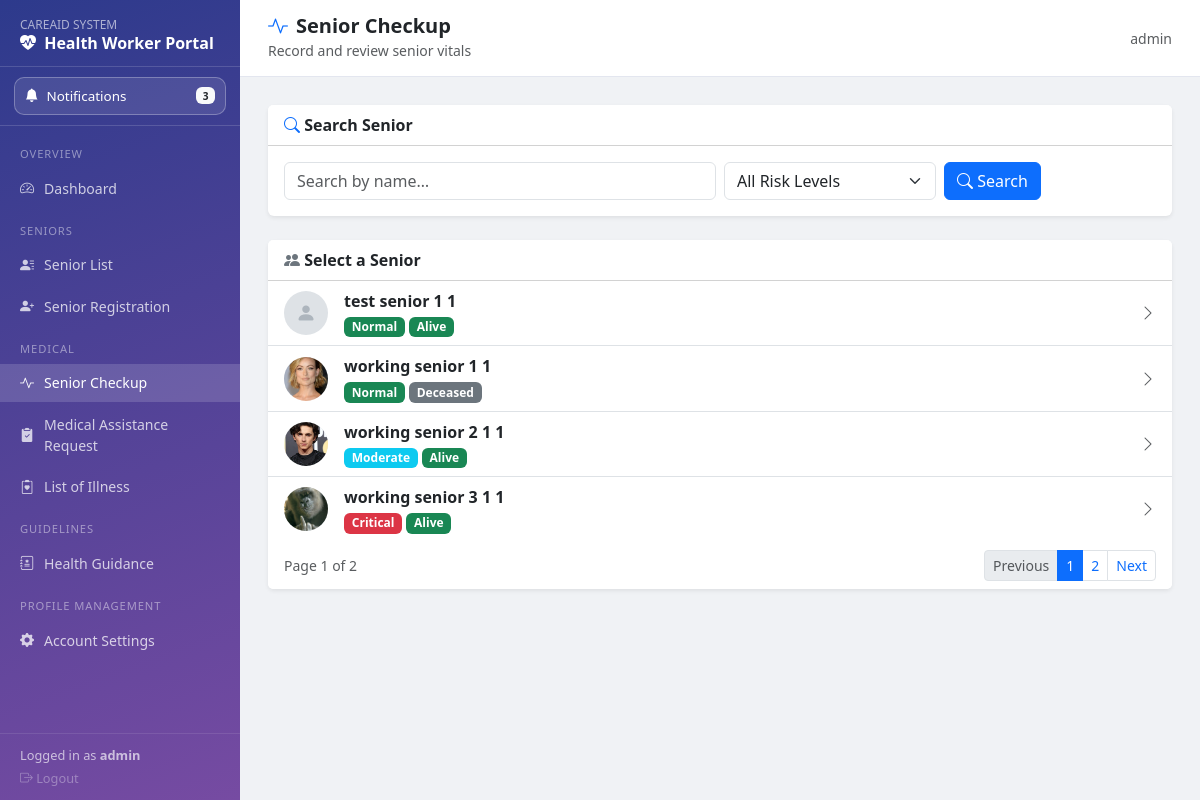
Screenshot of /medical_module/senior_checkup.php (signed in) with the database file from the repository.
### tables this page shows
CREATE TABLE `senior_profiles` (
  `senior_id` int(11) NOT NULL,
  `account_id` int(11) NOT NULL,
  `first_name` varchar(50) NOT NULL,
  `last_name` varchar(50) NOT NULL,
  `middle_name` varchar(50) DEFAULT NULL,
  `birth_date` date DEFAULT NULL,
  `gender` enum('Male','Female') DEFAULT NULL,
  `address` text DEFAULT NULL,
  `contact_number` varchar(20) DEFAULT NULL,
  `emergency_contact` varchar(100) DEFAULT NULL,
  `profile_path` varchar(255) DEFAULT NULL,
  `created_at` timestamp NOT NULL DEFAULT current_timestamp(),
  `priority_level` tinyint(4) NOT NULL DEFAULT 3 CHECK (`priority_level` between 1 and 5),
  `is_alive` enum('yes','no') NOT NULL DEFAULT 'yes'
);

### medical_module/senior_checkup.php (the view, shortened to what this page needs)
<?php
include '../db_config/connection_db.php';
$search      = trim($_GET['search'] ?? '');
$senior_risk = (int)($_GET['senior_risk'] ?? 0);
$senior_page = (int)($_GET['page'] ?? 1);
$seniors = [];
if ($search !== '' && $senior_risk > 0) {
    $like = '%' . $search . '%';
    $sql = "SELECT senior_id, first_name, middle_name, last_name, gender, birth_date, profile_path, is_alive, priority_level
            FROM senior_profiles
            WHERE (first_name LIKE ? OR last_name LIKE ? OR middle_name LIKE ?)
              AND priority_level = ?
            ORDER BY last_name, first_name";
    $s = $conn->prepare($sql);
    $s->bind_param("sssi", $like, $like, $like, $senior_risk);
} else {
    $sql = "SELECT senior_id, first_name, middle_name, last_name, gender, birth_date, profile_path, is_alive, priority_level
            FROM senior_profiles
            ORDER BY last_name, first_name";
    $s = $conn->prepare($sql);
}
$s->execute();
$result = $s->get_result();
while ($row = $result->fetch_assoc()) {
    $seniors[] = $row;
}
$seniors_per_page = 4;
$total_seniors = count($seniors);
$total_pages = max(1, (int)ceil($total_seniors / $seniors_per_page));
$senior_offset = ($senior_page - 1) * $seniors_per_page;
$paged_seniors = array_slice($seniors, $senior_offset, $seniors_per_page);
function seniorListQueryString(string $search, int $senior_risk, int $page): string {
    $params = [];
    if ($page > 1) {
        $params['page'] = $page;
    }
    return http_build_query($params);
}
$senior   = null;
function priorityBadge($level) {
    $map = [5 => ['Critical','danger'], 4 => ['High','warning'], 3 => ['Moderate','info'], 2 => ['Low-Moderate','secondary'], 1 => ['Normal','success']];
    [$label, $color] = $map[$level] ?? ['Unknown','secondary'];
    return "<span class=\"badge bg-{$color}\">{$label}</span>";
}
?>
<!DOCTYPE html>
<html lang="en">
<head>
<link href="https://cdn.jsdelivr.net/npm/bootstrap@5.3.0/dist/css/bootstrap.min.css" rel="stylesheet">
<link rel="stylesheet" href="https://cdn.jsdelivr.net/npm/bootstrap-icons@1.10.0/font/bootstrap-icons.css">
</head>
<body>
<?php include 'medical_navigation.php'; ?>
<div class="mednav-main main-wrap">
    <div class="topbar">
        <div>
            <h5 class="mb-0 fw-bold"><i class="bi bi-activity me-2 text-primary"></i>Senior Checkup</h5>
            <small class="text-muted">Record and review senior vitals</small>
        </div>
        <small class="text-muted"><?php echo htmlspecialchars($_SESSION['username'] ?? ''); ?></small>
    </div>
    <div class="content-area">
<?php if (!$senior): ?>
<div class="card shadow-sm border-0 mb-4">
    <div class="card-header bg-white fw-semibold">
        <i class="bi bi-search text-primary"></i> Search Senior
    </div>
    <div class="card-body">
        <form method="GET" class="row g-2 align-items-end">
            <div class="col-sm-8 col-md-6">
                <input type="text" name="search" class="form-control"
                       placeholder="Search by name…"
                       value="<?php echo htmlspecialchars($search); ?>">
            </div>
            <div class="col-sm-4 col-md-3">
                <select name="senior_risk" class="form-select">
                    <option value="0" <?php echo $senior_risk === 0 ? 'selected' : ''; ?>>All Risk Levels</option>
                </select>
            </div>
            <div class="col-auto">
                <button class="btn btn-primary" type="submit"><i class="bi bi-search"></i> Search</button>
            </div>
        </form>
    </div>
</div>
<?php if (!empty($paged_seniors)): ?>
<div class="card shadow-sm border-0 senior-picker-card">
    <div class="card-header bg-white fw-semibold">
        <i class="bi bi-people-fill text-secondary"></i> Select a Senior
    </div>
    <div class="list-group list-group-flush senior-list-scroll">
        <?php foreach ($paged_seniors as $s): ?>
        <?php
            $full = htmlspecialchars($s['first_name'] . ' ' . $s['middle_name'] . ' ' . $s['last_name']);
            $pic  = $s['profile_path'] ? '../senior_profile_pics/' . htmlspecialchars($s['profile_path']) : '';
            $list_query = seniorListQueryString($search, $senior_risk, $senior_page);
        ?>
        <a href="?senior_id=<?php echo $s['senior_id']; ?>&tab=checkup<?php echo $list_query !== '' ? '&' . $list_query : ''; ?>"
           class="list-group-item list-group-item-action d-flex align-items-center gap-3 senior-card">
            <?php if ($pic): ?>
            <img src="<?php echo $pic; ?>" class="avatar" alt="">
            <?php else: ?>
            <div class="avatar-placeholder"><i class="bi bi-person-fill"></i></div>
            <?php endif; ?>
            <div class="flex-grow-1">
                <div class="fw-semibold"><?php echo $full; ?></div>
                <div class="d-flex gap-1 flex-wrap mt-1">
                    <?php echo priorityBadge((int)$s['priority_level']); ?>
                    <span class="badge bg-<?php echo $s['is_alive']==='yes'?'success':'secondary'; ?>"><?php echo $s['is_alive']==='yes'?'Alive':'Deceased'; ?></span>
                </div>
            </div>
            <i class="bi bi-chevron-right text-muted"></i>
        </a>
        <?php endforeach; ?>
    </div>
    <?php if ($total_pages > 1): ?>
    <div class="card-footer bg-white d-flex justify-content-between align-items-center flex-wrap gap-2">
        <small class="text-muted">Page <?php echo $senior_page; ?> of <?php echo $total_pages; ?></small>
        <nav aria-label="Senior list pages">
            <ul class="pagination pagination-sm mb-0">
                <li class="page-item <?php echo $senior_page <= 1 ? 'disabled' : ''; ?>">
                    <a class="page-link" href="?<?php echo htmlspecialchars(seniorListQueryString($search, $senior_risk, max(1, $senior_page - 1))); ?>">Previous</a>
                </li>
                <?php for ($page_num = 1; $page_num <= $total_pages; $page_num++): ?>
                <li class="page-item <?php echo $page_num === $senior_page ? 'active' : ''; ?>">
                    <a class="page-link" href="?<?php echo htmlspecialchars(seniorListQueryString($search, $senior_risk, $page_num)); ?>"><?php echo $page_num; ?></a>
                </li>
                <?php endfor; ?>
                <li class="page-item <?php echo $senior_page >= $total_pages ? 'disabled' : ''; ?>">
                    <a class="page-link" href="?<?php echo htmlspecialchars(seniorListQueryString($search, $senior_risk, min($total_pages, $senior_page + 1))); ?>">Next</a>
                </li>
            </ul>
        </nav>
    </div>
    <?php endif; ?>
</div>
<?php endif; ?>
<?php endif;  ?>
    </div>
</div>
</body>
</html>

### medical_module/medical_navigation.php (shortened to what this page needs)
<?php
$_nav_current = basename($_SERVER['PHP_SELF']);
$mednav_account_id = (int)($_SESSION['account_id'] ?? 0);
$mednav_notifications = [];
if (isset($conn) && ($conn instanceof mysqli) && $mednav_account_id > 0) {
    $mednav_notif_stmt = $conn->prepare(
        "SELECT n.notification_id, n.title, n.message, n.status, n.created_at,
                sp.first_name, sp.last_name
         FROM notifications n
         LEFT JOIN senior_profiles sp ON sp.account_id = n.account_id
         WHERE n.notification_type = 'assistance'
           AND n.account_id = ?
           AND n.is_deleted = 0
         ORDER BY n.created_at DESC, n.notification_id DESC
         LIMIT 8"
    );
    if ($mednav_notif_stmt) {
        $mednav_notif_stmt->bind_param('i', $mednav_account_id);
        $mednav_notif_stmt->execute();
        $mednav_notif_res = $mednav_notif_stmt->get_result();
        if ($mednav_notif_res) {
            while ($row = $mednav_notif_res->fetch_assoc()) {
                $mednav_notifications[] = $row;
            }
        }
    } else {
        $mednav_notification_error = 'Notifications are unavailable.';
    }
}
$mednav_unread_count = 0;
foreach ($mednav_notifications as $notification) {
    if (strtolower((string)($notification['status'] ?? '')) === 'unread') {
        $mednav_unread_count++;
    }
}
function _nav_link(string $href, string $icon, string $label, string $current): string {
    $base = basename($href);
    $active = ($base === $current) ? ' active' : '';
    return sprintf(
        '<a class="nav-link%s" href="%s"><i class="bi bi-%s"></i> %s</a>',
        $active,
        htmlspecialchars($href),
        $icon,
        $label
    );
}
?>
<aside class="mednav-sidebar">
    <div class="brand">
        <h6>CAREAID SYSTEM</h6>
        <h5><i class="bi bi-heart-pulse-fill me-1"></i> Health Worker Portal</h5>
    </div>
    <div class="mednav-notif-wrap">
        <button type="button" class="mednav-notif-btn" data-bs-toggle="modal" data-bs-target="#medNavNotificationsModal">
            <span><i class="bi bi-bell-fill me-2"></i>Notifications</span>
            <span id="mednavUnreadBadge" class="badge bg-light text-dark"><?php echo (int)$mednav_unread_count; ?></span>
        </button>
    </div>
    <nav class="mt-2 d-flex flex-column gap-1">
        <div class="nav-section">Overview</div>
        <?php echo _nav_link('health_worker_dashboard.php', 'speedometer2', 'Dashboard', $_nav_current); ?>
        <div class="nav-section">Seniors</div>
        <?php echo _nav_link('senior_list.php', 'person-lines-fill', 'Senior List', $_nav_current); ?>
        <?php echo _nav_link('create_senior_profile.php', 'person-plus-fill', 'Senior Registration', $_nav_current); ?>
        <div class="nav-section">Medical</div>
        <?php echo _nav_link('senior_checkup.php', 'activity', 'Senior Checkup', $_nav_current); ?>
        <?php echo _nav_link('medical_assistance_request.php', 'clipboard2-check-fill', 'Medical Assistance Request', $_nav_current); ?>
        <?php echo _nav_link('illness_list.php', 'clipboard2-heart', 'List of Illness', $_nav_current); ?>
        <div class="nav-section">Guidelines</div>
        <?php echo _nav_link('health_guidance.php', 'journal-medical', 'Health Guidance', $_nav_current); ?>
        <div class="nav-section">Profile Management</div>
        <?php echo _nav_link('account_settings.php', 'gear-fill', 'Account Settings', $_nav_current); ?>
    </nav>
    <div class="mednav-footer">
        Logged in as <strong><?php echo htmlspecialchars($_SESSION['username'] ?? 'user'); ?></strong><br>
        <a href="../auth_module/logout.php" class="text-white-50 text-decoration-none mt-1 d-inline-block">
            <i class="bi bi-box-arrow-right"></i> Logout
        </a>
    </div>
</aside>

### medical_module/senior_checkup.php (style rules this page uses)
.main-wrap { min-height: 100vh; background: #f0f2f5; }
.topbar { background: #fff; padding: 14px 28px; border-bottom: 1px solid #e3e6ef; display: flex; align-items: center; justify-content: space-between; }
.content-area { padding: 28px; }
.senior-card { cursor: pointer; border-left: 4px solid transparent; transition: background .15s, border-color .15s; }
.senior-picker-card { display: flex; flex-direction: column; }
.senior-list-scroll { overflow: visible; }
.avatar { width: 44px; height: 44px; border-radius: 50%; object-fit: cover; background: #dee2e6; }
.avatar-placeholder { width: 44px; height: 44px; border-radius: 50%; background: #dee2e6; display:flex; align-items:center; justify-content:center; font-size: 20px; color: #adb5bd; }

### medical_module/medical_navigation.php (style rules this page uses)
.mednav-sidebar { width: 240px; height: 100vh; background: linear-gradient(160deg, #2d3a8c 0%, #764ba2 100%); color: #fff; position: fixed; top: 0; left: 0; display: flex; flex-direction: column; z-index: 100; overflow-y: auto; }
.mednav-sidebar .brand { padding: 18px 20px 12px; border-bottom: 1px solid rgba(255,255,255,.15); }
.mednav-sidebar .brand h6 { font-size: .75rem; opacity: .6; margin-bottom: 2px; }
.mednav-sidebar .brand h5 { font-size: 1rem; font-weight: 700; margin: 0; }
.mednav-notif-wrap { padding: 10px 14px; border-bottom: 1px solid rgba(255,255,255,.15); }
.mednav-notif-btn { width: 100%; border: 1px solid rgba(255,255,255,.28); border-radius: 10px; background: rgba(255,255,255,.1); color: #fff; padding: 8px 10px; text-align: left; display: flex; align-items: center; justify-content: space-between; font-size: .84rem; }
.mednav-sidebar .nav-link { color: rgba(255,255,255,.75); padding: 8px 20px; font-size: .88rem; display: flex; align-items: center; gap: 10px; border-radius: 0; transition: background .15s; }
.mednav-sidebar .nav-link:hover, .mednav-sidebar .nav-link.active { background: rgba(255,255,255,.15); color: #fff; }
.mednav-sidebar .nav-section { padding: 6px 20px 3px; font-size: .7rem; letter-spacing: .08em; text-transform: uppercase; opacity: .45; margin-top: 6px; }
.mednav-footer { margin-top: auto; padding: 12px 20px; border-top: 1px solid rgba(255,255,255,.15); font-size: .8rem; opacity: .65; }
.mednav-main { margin-left: 240px; }
@media (min-width: 992px) { .mednav-sidebar nav { gap: .25rem !important; } }

### rows the page displays
senior_profiles: full "test senior 1 1", label "Normal", is_alive "Alive"
senior_profiles: profile_path (picture), full "working senior 1 1", label "Normal", is_alive "Deceased"
senior_profiles: profile_path (picture), full "working senior 2 1 1", label "Moderate", is_alive "Alive"
senior_profiles: profile_path (picture), full "working senior 3 1 1", label "Critical", is_alive "Alive"

### other values shown
$mednav_unread_count "3"
$label "Dashboard Senior List Senior Registration Senior Checkup Medical Assistance Request List of Illness Health Guidance Account Settings"
$_SESSION['username'] "admin"
$senior_page "1"
$total_pages "2"
